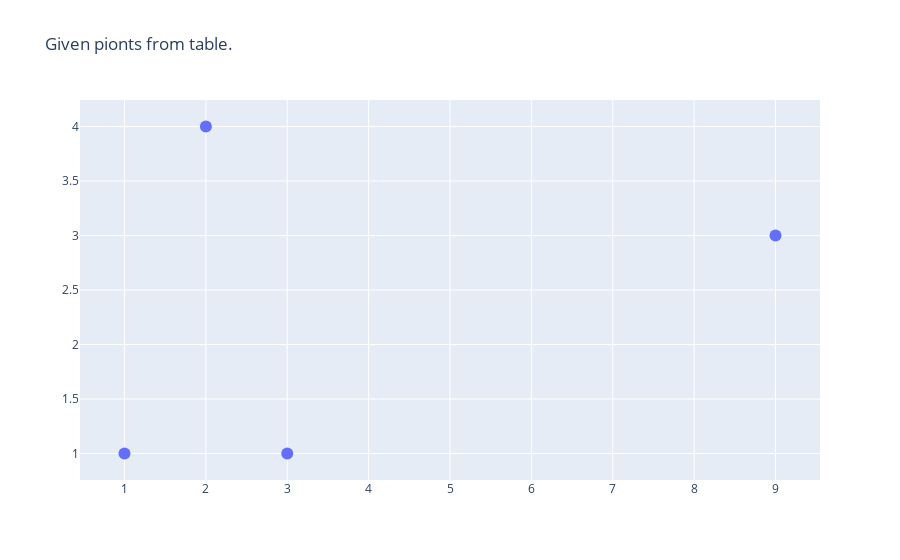

Notebook source saved alongside this figure:
### Markdown cell above
#### For point that are not given in the table:
The Interpulation pulynom **approximate** the function value
$$
L(x)\cong f(x) ; \quad \forall x\ne x_k
$$

In addition, One need to find Error bound, between the approximated value of the function to the REAL value, at every point in the section that is NOT in the table.

### Code cell
import chart_studio.plotly  as py
import plotly.graph_objs as go

import numpy as np
import pandas as pd
import scipy

points = np.array([(1, 1), (2, 4), (3, 1), (9, 3)])
print("Given table: ")
print(points)

x = points[:,0]
y = points[:,1]


trace1 = go.Scatter(
    x=x,
    y=y,
    mode='markers',
    name='Data',
    marker=dict(
        size=12
    )
)

layout = go.Layout(
    title='Given pionts from table.'
)

data = [trace1, ]
fig = go.Figure(data=data, layout=layout)

fig
#py.iplot(fig, filename='interpolation-and-extrapolation')

### Figure 1 — Plotly figure (JSON) as saved in the notebook; plotly's stock layout.template omitted (floating-point values rounded to 4 significant figures)
{"data": [{"marker": {"size": 12}, "mode": "markers", "name": "Data", "type": "scatter", "x": [1, 2, 3, 9], "y": [1, 4, 1, 3]}], "layout": {"title": {"text": "Given pionts from table."}}}
